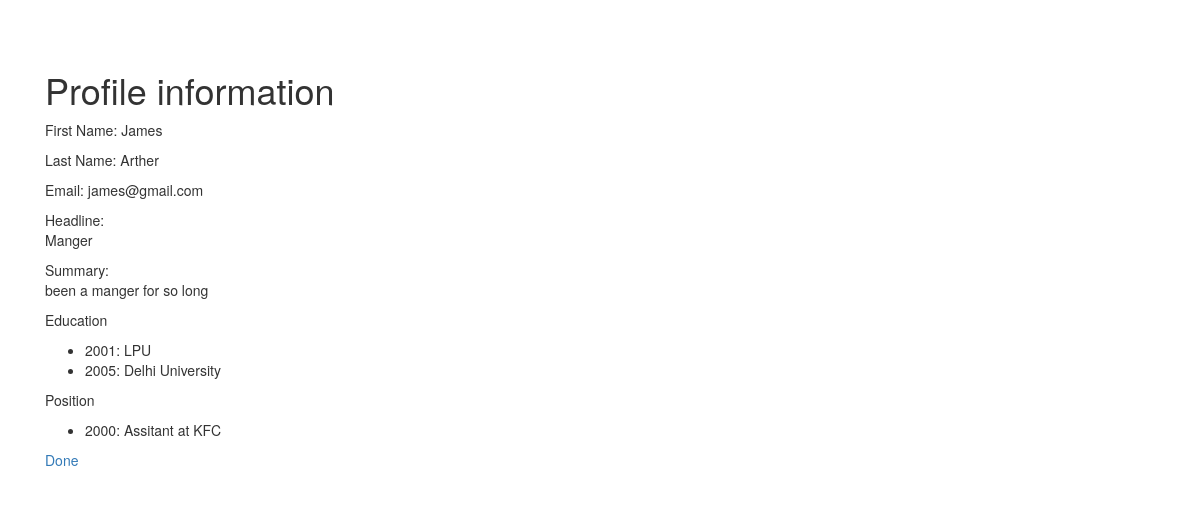
The page /view.php?profile_id=54 on the database its author committed.
### tables this page shows
CREATE TABLE `profile` (
  `profile_id` int(11) NOT NULL,
  `user_id` int(11) NOT NULL,
  `first_name` text,
  `last_name` text,
  `email` text,
  `headline` text,
  `summary` text
);

CREATE TABLE `education` (
  `profile_id` int(11) NOT NULL,
  `institution_id` int(11) NOT NULL,
  `rank` int(11) DEFAULT NULL,
  `year` int(11) DEFAULT NULL
);

CREATE TABLE `institution` (
  `institution_id` int(11) NOT NULL,
  `name` varchar(255) DEFAULT NULL
);

CREATE TABLE `position` (
  `position_id` int(11) NOT NULL,
  `profile_id` int(11) DEFAULT NULL,
  `rank` int(11) DEFAULT NULL,
  `year` int(11) DEFAULT NULL,
  `description` text
);

### util.php (called while the page is built, shortened)
<?php
function loadPos($pdo, $profile_id) {
	$stmt = $pdo->prepare('SELECT * FROM Position WHERE profile_id = :prof ORDER BY rank');
	$stmt->execute(array( ':prof' => $profile_id)) ;
	$positions = $stmt ->fetchAll(PDO::FETCH_ASSOC);
	return $positions;
}
function loadEdu($pdo, $profile_id) {
	$stmt = $pdo->prepare('SELECT year, name FROM Education JOIN Institution ON Education.institution_id = Institution.institution_id WHERE profile_id = :prof ORDER BY rank');
	$stmt->execute(array( ':prof' => $profile_id)) ;
	$educations = $stmt ->fetchAll(PDO::FETCH_ASSOC);
	return $educations;
}

### view.php (the view, shortened to what this page needs)
<?php
    require_once "pdo.php";
	require_once "util.php";
$stmt = $pdo->prepare("SELECT * FROM profile where profile_id = :xyz");
$stmt->execute(array(":xyz" => $_GET['profile_id']));
$row = $stmt->fetch(PDO::FETCH_ASSOC);
$positions = loadPos($pdo, $_REQUEST['profile_id']);
$educations = loadEdu($pdo, $_REQUEST['profile_id']);
?>
<!DOCTYPE html>
<html>
  <head>
	<?php require_once "bootstrap.php"; ?>
  </head>
  <body>
    <div class="container">
	  <div class="container">
	  <h1>Profile information</h1>
		<p>First Name: <?= (htmlentities($row['first_name'])); ?>
		</p>
		<p>Last Name: <?= (htmlentities($row['last_name'])); ?>
		</p>
		<p>Email: <?= (htmlentities($row['email'])); ?>
		</p>
		<p>Headline:<br/>
		 <?= (htmlentities($row['headline'])); ?>
		</p>
		<p>Summary:<br/>
		 <?= (htmlentities($row['summary'])); ?>
		</p>
		<?php
		if (count($educations) == 0){
		}else{
			echo "<p>Education</p><ul>";
			for($j=0;$j<count($educations);++$j){
				echo "<li>";
				echo $educations[$j]["year"].": ";
				echo $educations[$j]["name"];
				echo "</li>";
			}
			echo "</ul>";
		}
		if (count($positions) == 0){
		}else{
			echo "<p>Position</p><ul>";
			for($j=0;$j<count($positions);++$j){
				echo "<li>";
				echo $positions[$j]["year"].": ";
				echo $positions[$j]["description"];
				echo "</li>";
			}
			echo "</ul>";
		}
		?>
	  <p>
	  <a href="index.php">Done</a>
	  </div>
  </body>
</html>

### bootstrap.php (shortened to what this page needs)
<link rel="stylesheet" href="https://maxcdn.bootstrapcdn.com/bootstrap/3.3.6/css/bootstrap.min.css">
<link rel="stylesheet" href="https://maxcdn.bootstrapcdn.com/bootstrap/3.3.6/css/bootstrap-theme.min.css">
<link rel="stylesheet"
    href="https://code.jquery.com/ui/1.12.1/themes/base/jquery-ui.css"
>
<link href="starter-template.css" rel="stylesheet">

### starter-template.css (style rules this page uses)
body { padding-top: 50px; }

### rows shown on the page
profile: first_name "James", last_name "Arther", email "james@gmail.com", headline "Manger", summary "been a manger for so long"
education: year "2001", institution.name "LPU"
education: year "2005", institution.name "Delhi University"
position: year "2000", description "Assitant at KFC"
